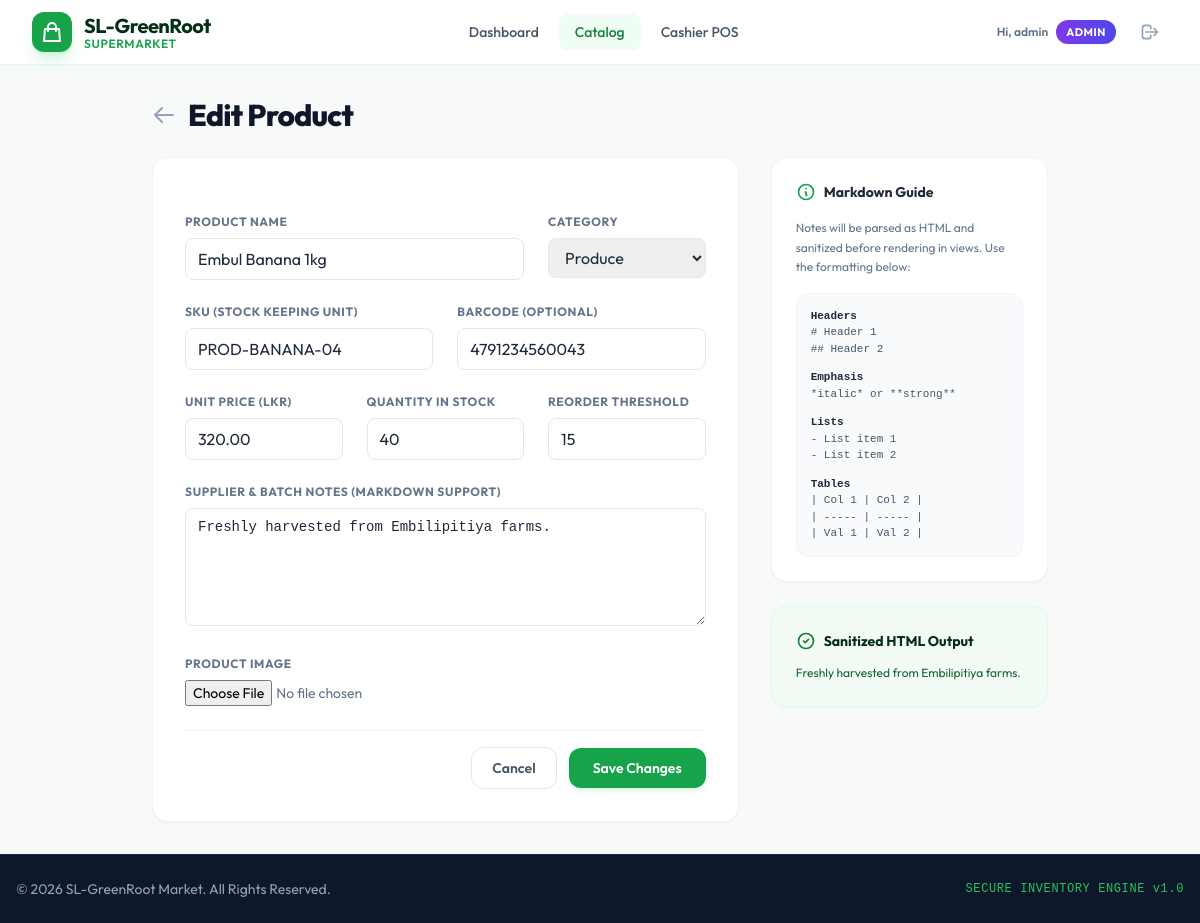
/products/4/edit/ (signed in), run on the app's committed database.
### inventory/models.py (models this page shows, shortened)
class Product(models.Model):
    sku = models.CharField(max_length=50, unique=True)
    barcode = models.CharField(max_length=100, blank=True, default='')
    name = models.CharField(max_length=200)
    category = models.ForeignKey(Category, on_delete=models.CASCADE, related_name='products')
    unit_price = models.DecimalField(max_digits=10, decimal_places=2)  # In LKR
    quantity_in_stock = models.PositiveIntegerField(default=0)
    reorder_level = models.PositiveIntegerField(default=10)
    supplier_notes_raw = models.TextField(blank=True, help_text="Enter markdown formatted supplier notes.")
    supplier_notes_html = models.TextField(blank=True, editable=False)
    image = models.ImageField(upload_to='products/', blank=True, null=True)

### inventory/utils.py (the view)
    def _wrapped_view(request, *args, **kwargs):
        if not request.user.is_authenticated:
            return redirect('login')
        if request.user.is_superuser or request.user.groups.filter(name='Manager').exists():
            return view_func(request, *args, **kwargs)
        raise PermissionDenied

### inventory/models.py (called while the page is built)
    def __str__(self):
        return self.name

### inventory/utils.py (called while the page is built)
def manager_required(view_func):
    def _wrapped_view(request, *args, **kwargs):
        if not request.user.is_authenticated:
            return redirect('login')
        if request.user.is_superuser or request.user.groups.filter(name='Manager').exists():
            return view_func(request, *args, **kwargs)
        raise PermissionDenied
    return _wrapped_view

### inventory/templates/inventory/product_form.html (shortened to what this page needs)
{% extends 'inventory/base.html' %}
{% block content %}
<div class="max-w-4xl mx-auto space-y-6">
    <div class="flex items-center space-x-3">
        <a href="{% url 'product_list' %}" class="text-slate-400 hover:text-emerald-700 transition">
            <svg class="h-6 w-6" fill="none" stroke="currentColor" viewBox="0 0 24 24">
                <path stroke-linecap="round" stroke-linejoin="round" stroke-width="2" d="M10 19l-7-7m0 0l7-7m-7 7h18"/>
            </svg>
        </a>
        <h1 class="text-3xl font-extrabold text-slate-900 tracking-tight">{{ title }}</h1>
    </div>
    <div class="grid grid-cols-1 lg:grid-cols-3 gap-8">
        <form method="post" enctype="multipart/form-data" class="lg:col-span-2 space-y-6 bg-white p-6 sm:p-8 rounded-2xl border border-slate-100 shadow-sm">
            <div class="grid grid-cols-1 sm:grid-cols-3 gap-6">
                <div class="sm:col-span-2">
                    <label for="{{ form.name.id_for_label }}" class="block text-xs font-bold text-slate-500 uppercase tracking-wider mb-2">Product Name</label>
                    {{ form.name }}
                </div>
                <div>
                    <label for="{{ form.category.id_for_label }}" class="block text-xs font-bold text-slate-500 uppercase tracking-wider mb-2">Category</label>
                    {{ form.category }}
                </div>
            </div>
            <div class="grid grid-cols-1 sm:grid-cols-2 gap-6">
                <div>
                    <label for="{{ form.sku.id_for_label }}" class="block text-xs font-bold text-slate-500 uppercase tracking-wider mb-2">SKU (Stock Keeping Unit)</label>
                    {{ form.sku }}
                </div>
                <div>
                    <label for="{{ form.barcode.id_for_label }}" class="block text-xs font-bold text-slate-500 uppercase tracking-wider mb-2">Barcode (Optional)</label>
                    {{ form.barcode }}
                </div>
            </div>
            <div class="grid grid-cols-1 sm:grid-cols-3 gap-6">
                <div>
                    <label for="{{ form.unit_price.id_for_label }}" class="block text-xs font-bold text-slate-500 uppercase tracking-wider mb-2">Unit Price (LKR)</label>
                    {{ form.unit_price }}
                </div>
                <div>
                    <label for="{{ form.quantity_in_stock.id_for_label }}" class="block text-xs font-bold text-slate-500 uppercase tracking-wider mb-2">Quantity in Stock</label>
                    {{ form.quantity_in_stock }}
                </div>
                <div>
                    <label for="{{ form.reorder_level.id_for_label }}" class="block text-xs font-bold text-slate-500 uppercase tracking-wider mb-2">Reorder Threshold</label>
                    {{ form.reorder_level }}
                </div>
            </div>
            <div>
                <label for="{{ form.supplier_notes_raw.id_for_label }}" class="block text-xs font-bold text-slate-500 uppercase tracking-wider mb-2">Supplier & Batch Notes (Markdown Support)</label>
                {{ form.supplier_notes_raw }}
            </div>
            <div>
                <label for="{{ form.image.id_for_label }}" class="block text-xs font-bold text-slate-500 uppercase tracking-wider mb-2">Product Image</label>
                {{ form.image }}
            </div>
            <div class="flex items-center justify-end space-x-3 pt-4 border-t border-slate-100">
                <a href="{% url 'product_list' %}" class="px-5 py-2.5 rounded-xl border border-slate-200 text-slate-600 hover:bg-slate-50 text-sm font-semibold transition">
                    Cancel
                </a>
                <button type="submit" class="px-6 py-2.5 rounded-xl bg-emerald-600 hover:bg-emerald-700 text-white text-sm font-semibold transition shadow-md shadow-emerald-600/10">
                    {% if is_edit %}Save Changes{% else %}Create Product{% endif %}
                </button>
            </div>
        </form>
        <div class="space-y-6">
            <div class="bg-white p-6 rounded-2xl border border-slate-100 shadow-sm space-y-4">
                <h3 class="font-bold text-slate-800 text-sm flex items-center space-x-2">
                    <svg class="h-5 w-5 text-emerald-600" fill="none" stroke="currentColor" viewBox="0 0 24 24">
                        <path stroke-linecap="round" stroke-linejoin="round" stroke-width="2" d="M13 16h-1v-4h-1m1-4h.01M21 12a9 9 0 11-18 0 9 9 0 0118 0z"/>
                    </svg>
                    <span>Markdown Guide</span>
                </h3>
                <p class="text-xs text-slate-500 leading-relaxed">
                    Notes will be parsed as HTML and sanitized before rendering in views. Use the formatting below:
                </p>
                <div class="space-y-3 font-mono text-[11px] text-slate-600 bg-slate-50 p-3.5 rounded-xl border border-slate-100">
                    <div>
                        <div class="font-bold text-slate-800">Headers</div>
                        <div># Header 1<br>## Header 2</div>
                    </div>
                    <div>
                        <div class="font-bold text-slate-800">Emphasis</div>
                        <div>*italic* or **strong**</div>
                    </div>
                    <div>
                        <div class="font-bold text-slate-800">Lists</div>
                        <div>- List item 1<br>- List item 2</div>
                    </div>
                    <div>
                        <div class="font-bold text-slate-800">Tables</div>
                        <div>| Col 1 | Col 2 |<br>| ----- | ----- |<br>| Val 1 | Val 2 |</div>
                    </div>
                </div>
            </div>
            {% if is_edit and product.supplier_notes_html %}
                <div class="bg-emerald-50/50 p-6 rounded-2xl border border-emerald-100 shadow-sm space-y-3">
                    <h3 class="font-bold text-emerald-950 text-sm flex items-center space-x-2">
                        <svg class="h-5 w-5 text-emerald-700" fill="none" stroke="currentColor" viewBox="0 0 24 24">
                            <path stroke-linecap="round" stroke-linejoin="round" stroke-width="2" d="M9 12l2 2 4-4m6 2a9 9 0 11-18 0 9 9 0 0118 0z"/>
                        </svg>
                        <span>Sanitized HTML Output</span>
                    </h3>
                    <div class="prose prose-sm prose-emerald text-xs text-emerald-800 leading-relaxed">
                        {{ product.supplier_notes_html|safe }}
                    </div>
                </div>
            {% endif %}
        </div>
    </div>
</div>
{% endblock %}

### inventory/templates/inventory/base.html (shortened to what this page needs)
{% load static %}
<!DOCTYPE html>
<html lang="en">
<head>
    <link rel="stylesheet" href="{% static 'css/tailwind.css' %}">
</head>
<body class="text-slate-800 min-h-screen flex flex-col">
    <header class="glass-header sticky top-0 z-40 w-full transition duration-300">
        <div class="max-w-7xl mx-auto px-4 sm:px-6 lg:px-8">
            <div class="flex items-center justify-between h-16">
                <div class="flex items-center space-x-3">
                    <div class="h-10 w-10 bg-emerald-600 rounded-xl flex items-center justify-center shadow-lg shadow-emerald-500/20 transform hover:rotate-6 transition duration-300">
                        <svg class="h-6 w-6 text-white" fill="none" stroke="currentColor" viewBox="0 0 24 24">
                            <path stroke-linecap="round" stroke-linejoin="round" stroke-width="2" d="M16 11V7a4 4 0 00-8 0v4M5 9h14l1 12H4L5 9z"/>
                        </svg>
                    </div>
                    <div>
                        <span class="text-xl font-bold tracking-tight text-emerald-950">SL-GreenRoot</span>
                        <span class="text-xs block text-emerald-600 font-semibold -mt-1 tracking-wider uppercase">Supermarket</span>
                    </div>
                </div>
                {% if user.is_authenticated %}
                <nav class="hidden md:flex items-center space-x-1">
                    <a href="{% url 'dashboard' %}" class="px-4 py-2 rounded-lg text-sm font-medium transition duration-150 {% if request.resolver_match.url_name == 'dashboard' %}bg-emerald-50 text-emerald-700{% else %}text-slate-600 hover:text-emerald-700 hover:bg-slate-50{% endif %}">
                        Dashboard
                    </a>
                    <a href="{% url 'product_list' %}" class="px-4 py-2 rounded-lg text-sm font-medium transition duration-150 {% if request.resolver_match.url_name == 'product_list' or 'product_' in request.resolver_match.url_name %}bg-emerald-50 text-emerald-700{% else %}text-slate-600 hover:text-emerald-700 hover:bg-slate-50{% endif %}">
                        Catalog
                    </a>
                    <a href="{% url 'pos_view' %}" class="px-4 py-2 rounded-lg text-sm font-medium transition duration-150 {% if request.resolver_match.url_name == 'pos_view' %}bg-emerald-50 text-emerald-700{% else %}text-slate-600 hover:text-emerald-700 hover:bg-slate-50{% endif %}">
                        Cashier POS
                    </a>
                </nav>
                {% endif %}
                <div class="flex items-center space-x-4">
                    {% if user.is_authenticated %}
                        <div class="flex items-center space-x-2">
                            <span class="hidden sm:inline-block text-xs font-semibold text-slate-500">
                                Hi, {{ user.username }}
                            </span>
                            {% if user.is_superuser %}
                                <span class="bg-gradient-to-r from-violet-600 to-indigo-600 text-white text-[11px] font-bold px-2.5 py-1 rounded-full uppercase tracking-wider shadow-sm shadow-indigo-500/10">
                                    Admin
                                </span>
                            {% elif user.groups.all.0.name == 'Manager' %}
                                <span class="bg-gradient-to-r from-emerald-600 to-teal-600 text-white text-[11px] font-bold px-2.5 py-1 rounded-full uppercase tracking-wider shadow-sm shadow-emerald-500/10">
                                    Manager
                                </span>
                            {% else %}
                                <span class="bg-gradient-to-r from-amber-500 to-orange-500 text-white text-[11px] font-bold px-2.5 py-1 rounded-full uppercase tracking-wider shadow-sm shadow-amber-500/10">
                                    Cashier
                                </span>
                            {% endif %}
                        </div>
                        <form action="{% url 'logout' %}" method="post" class="inline">
                            <button type="submit" class="p-2 text-slate-400 hover:text-rose-600 hover:bg-rose-50 rounded-lg transition duration-150" title="Logout">
                                <svg class="h-5 w-5" fill="none" stroke="currentColor" viewBox="0 0 24 24">
                                    <path stroke-linecap="round" stroke-linejoin="round" stroke-width="2" d="M17 16l4-4m0 0l-4-4m4 4H7m6 4v1a3 3 0 01-3 3H6a3 3 0 01-3-3V7a3 3 0 013-3h4a3 3 0 013 3v1"/>
                                </svg>
                            </button>
                        </form>
                    {% else %}
                        <a href="{% url 'login' %}" class="bg-emerald-600 hover:bg-emerald-700 text-white text-sm font-semibold px-4 py-2 rounded-lg transition shadow-md shadow-emerald-600/10">
                            Log In
                        </a>
                    {% endif %}
                </div>
            </div>
        </div>
    </header>
    <main class="flex-grow max-w-7xl w-full mx-auto px-4 sm:px-6 lg:px-8 py-8">
        {% block content %}{% endblock %}
    </main>
    <footer class="bg-slate-900 border-t border-slate-800 py-6 text-center text-slate-400 text-sm">
        <div class="max-w-7xl mx-auto px-4 flex flex-col sm:flex-row items-center justify-between">
            <p>&copy; 2026 SL-GreenRoot Market. All Rights Reserved.</p>
            <div class="mt-2 sm:mt-0 flex space-x-4">
                <span class="text-xs text-emerald-500 font-mono tracking-wider">SECURE INVENTORY ENGINE v1.0</span>
            </div>
        </div>
    </footer>
</body>
</html>

### inventory/templates/inventory/base.html (style rules this page uses)
body { background-color: #f7faf8; font-family: 'Outfit', sans-serif; }
.glass-header { background: rgba(255, 255, 255, 0.85); backdrop-filter: blur(12px); -webkit-backdrop-filter: blur(12px); border-bottom: 1px solid rgba(22, 163, 74, 0.1); }

### data on the page
Product: name "Embul Banana 1kg", category "Produce", sku "PROD-BANANA-04", barcode "4791234560043", unit_price "320.00", quantity_in_stock "40", reorder_level "15", supplier_notes_raw "Freshly harvested from Embilipitiya farms.", supplier_notes_html "Freshly harvested from Embilipitiya farms."

### other printed values
{{ user.username }} "admin"
{{ title }} "Edit Product"
